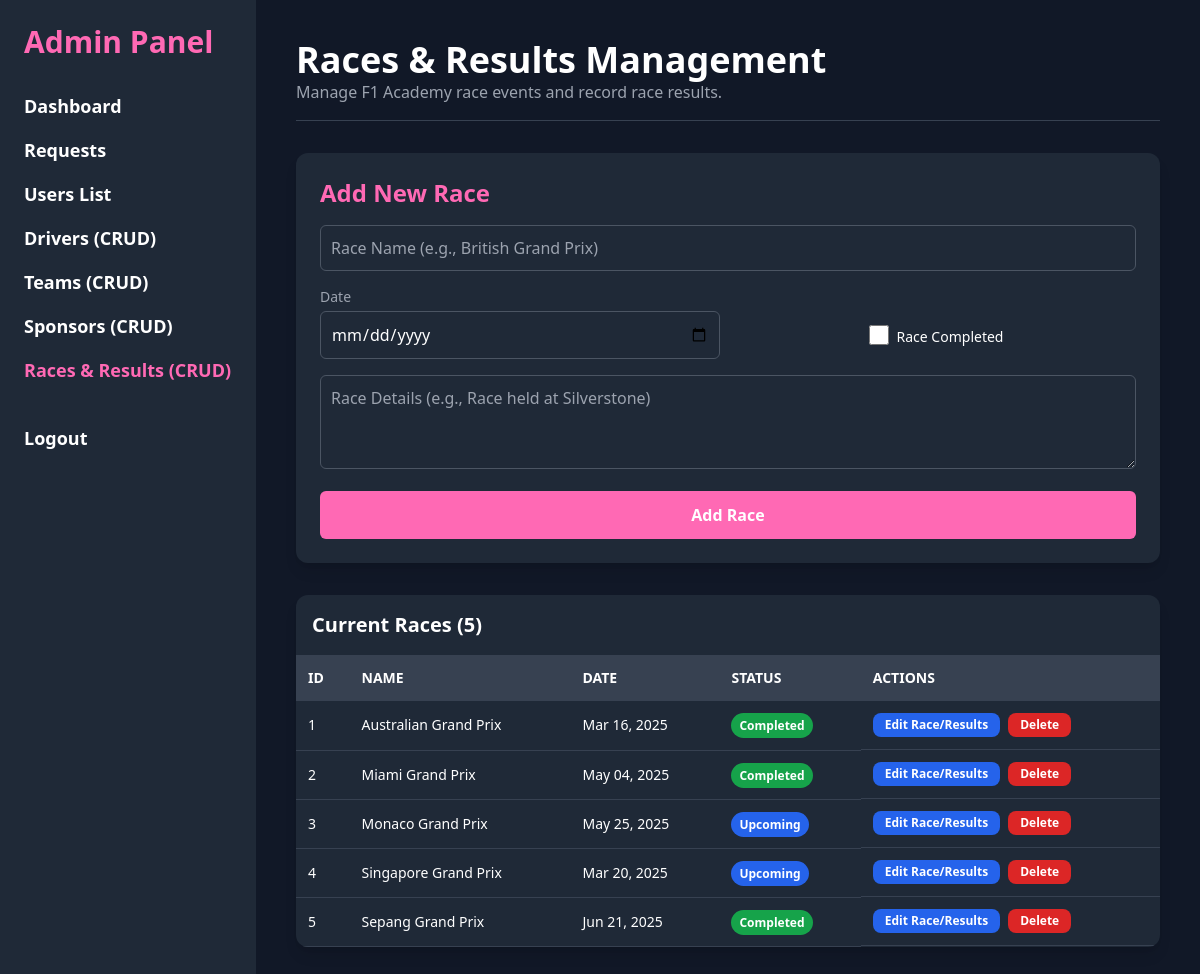
Page /admin_races.php (signed in) on the committed database.
### tables this page shows
CREATE TABLE `races` (
  `id` int(11) NOT NULL,
  `name` varchar(100) NOT NULL,
  `date` date NOT NULL,
  `details` text DEFAULT NULL,
  `round_number` int(11) NOT NULL,
  `is_completed` tinyint(1) NOT NULL DEFAULT 0
);

### conn.php (called while the page is built, shortened)
<?php
function get_all_races($conn) {
    $query = "SELECT * FROM races ORDER BY round_number ASC";
    $result = $conn->query($query);
    $data = [];
    while ($row = $result->fetch_assoc()) {
        $data[] = $row;
    }
    return $data;
}
?>

### admin_races.php (the view, shortened to what this page needs)
<?php
include("conn.php");
$race_to_edit = null;
$races = get_all_races($conn);
?>
<!DOCTYPE html>
<html lang="en">
<head>
    <script src="https://cdn.tailwindcss.com"></script>
</head>
<body class="bg-gray-900 text-white font-sans flex">
    <aside class="w-64 bg-gray-800 h-screen fixed p-6">
        <h1 class="text-3xl font-extrabold mb-8 text-hotpink">Admin Panel</h1>
        <nav class="admin-nav space-y-4">
            <a href="admin_dashboard.php" class="block text-lg font-bold text-white hover:text-hotpink"> Dashboard</a>
            <a href="admin_requests.php" class="block text-lg font-bold text-white hover:text-hotpink"> Requests</a>
            <a href="admin_users.php" class="block text-lg font-bold text-white hover:text-hotpink"> Users List</a>
            <a href="admin_drivers.php" class="block text-lg font-bold text-white hover:text-hotpink"> Drivers (CRUD)</a>
            <a href="admin_teams.php" class="block text-lg font-bold text-white hover:text-hotpink"> Teams (CRUD)</a>
            <a href="admin_sponsors.php" class="block text-lg font-bold text-white hover:text-hotpink"> Sponsors (CRUD)</a>
            <a href="admin_races.php" class="block text-lg font-bold text-hotpink"> Races & Results (CRUD)</a>
            <a href="logout.php" class="block text-lg font-bold text-white hover:text-red-500 pt-6"> Logout</a>
        </nav>
    </aside>
    <div class="flex-1 ml-64 p-10">
        <header class="mb-8 border-b border-gray-700 pb-4">
            <h2 class="text-4xl font-bold">Races & Results Management</h2>
            <p class="text-gray-400">Manage F1 Academy race events and record race results.</p>
        </header>
        <div class="bg-gray-800 p-6 rounded-xl shadow-lg mb-8">
            <h3 class="text-2xl font-semibold mb-4 text-hotpink"><?php echo $race_to_edit ? 'Update Race ID: ' . $race_to_edit['id'] : 'Add New Race'; ?></h3>
            <form method="POST" action="admin_races.php" class="space-y-4">
                <input type="text" name="name" placeholder="Race Name (e.g., British Grand Prix)" required
                       value="<?php echo htmlspecialchars($race_to_edit['name'] ?? ''); ?>"
                       class="form-input">
                <div class="grid grid-cols-2 gap-4">
                    <div class="space-y-1">
                        <label for="date" class="text-sm text-gray-400 block text-left">Date</label>
                        <input type="date" id="date" name="date" required
                            value="<?php echo htmlspecialchars($race_to_edit['date'] ?? ''); ?>"
                            class="form-input">
                    </div>
                    <div class="space-y-1 pt-6 flex items-center justify-center">
                        <input type="checkbox" id="is_completed" name="is_completed" value="1"
                            <?php echo ($race_to_edit['is_completed'] ?? 0) ? 'checked' : ''; ?>
                            class="h-5 w-5 text-hotpink border-gray-600 rounded focus:ring-hotpink">
                        <label for="is_completed" class="ml-2 text-sm text-white">Race Completed</label>
                    </div>
                </div>
                <textarea name="details" placeholder="Race Details (e.g., Race held at Silverstone)" rows="3"
                          class="form-input"><?php echo htmlspecialchars($race_to_edit['details'] ?? ''); ?></textarea>
                <button type="submit" name="<?php echo $race_to_edit ? 'update_race' : 'add_race'; ?>"
                        class="w-full p-3 bg-hotpink text-white font-bold border-none rounded-md cursor-pointer hover:bg-lightpink transition duration-300">
                    <?php echo $race_to_edit ? 'Update Race' : 'Add Race'; ?>
                </button>
            </form>
        </div>
        <div class="bg-gray-800 rounded-xl overflow-x-auto shadow-lg">
            <h3 class="text-xl font-semibold p-4 border-b border-gray-700">Current Races (<?php echo count($races); ?>)</h3>
            <table class="min-w-full table-auto text-left">
                <thead>
                    <tr class="bg-gray-700 text-sm uppercase">
                        <th class="p-3">ID</th>
                        <th class="p-3">Name</th>
                        <th class="p-3">Date</th>
                        <th class="p-3">Status</th>
                        <th class="p-3">Actions</th>
                    </tr>
                </thead>
                <tbody>
                    <?php if (!empty($races)): ?>
                        <?php foreach ($races as $race): ?>
                            <tr class="hover:bg-gray-700 text-sm">
                                <td><?php echo htmlspecialchars($race['id']); ?></td>
                                <td><?php echo htmlspecialchars($race['name']); ?></td>
                                <td><?php echo date('M d, Y', strtotime($race['date'])); ?></td>
                                <td><span class="px-2 py-1 rounded-full text-xs font-semibold <?php echo $race['is_completed'] ? 'bg-green-600' : 'bg-blue-600'; ?>"><?php echo $race['is_completed'] ? 'Completed' : 'Upcoming'; ?></span></td>
                                <td class="whitespace-nowrap flex space-x-2">
                                    <a href="admin_races.php?edit_id=<?php echo $race['id']; ?>" class="text-xs bg-blue-600 hover:bg-blue-700 text-white py-1 px-3 rounded-lg font-bold transition duration-200">
                                        Edit Race/Results
                                    </a>
                                    <form method="POST" class="inline-block" onsubmit="return confirm('Are you sure you want to delete race: <?php echo $race['name']; ?>? This will delete all results!');">
                                        <button type="submit" name="delete_race" class="text-xs bg-red-600 hover:bg-red-700 text-white py-1 px-3 rounded-lg font-bold transition duration-200">
                                            Delete
                                        </button>
                                    </form>
                                </td>
                            </tr>
                        <?php endforeach; ?>
                    <?php else: ?>
                        <tr><td colspan="5" class="text-center py-4 text-gray-400">No races found.</td></tr>
                    <?php endif; ?>
                </tbody>
            </table>
        </div>
    </div>
</body>
</html>

### admin_races.php (style rules this page uses)
.bg-hotpink { background-color: hotpink; }
.text-hotpink { color: hotpink; }
.admin-nav a { transition: color 0.3s; }
th, td { padding: 12px; border-bottom: 1px solid #374151; }
.form-input { padding: 10px; border-radius: 6px; border: 1px solid #4b5563; background-color: #1f2937; color: white; width: 100%; box-sizing: border-box; }

### rows in the picture
races: id "1", name "Australian Grand Prix", date "Mar 16, 2025", is_completed "Completed"
races: id "2", name "Miami Grand Prix", date "May 04, 2025", is_completed "Completed"
races: id "3", name "Monaco Grand Prix", date "May 25, 2025", is_completed "Upcoming"
races: id "4", name "Singapore Grand Prix", date "Mar 20, 2025", is_completed "Upcoming"
races: id "5", name "Sepang Grand Prix", date "Jun 21, 2025", is_completed "Completed"

### other values in the picture
count($races) "5"
